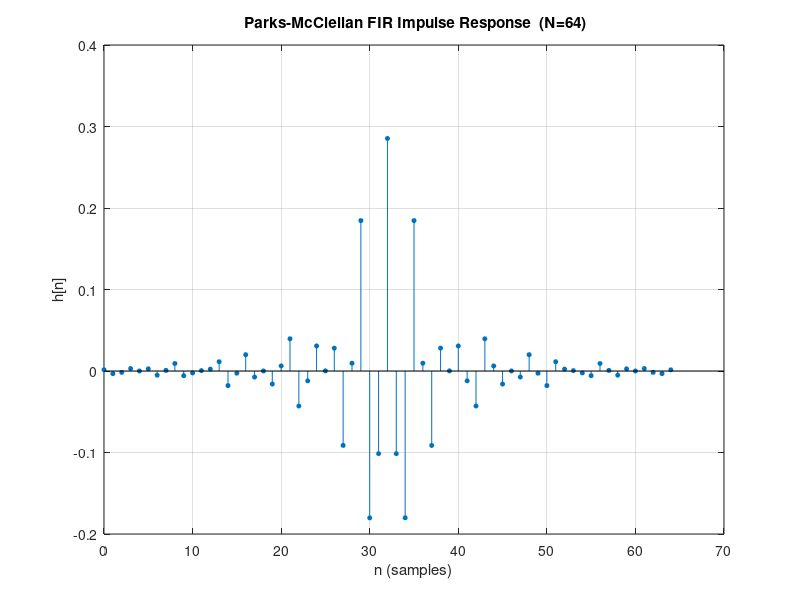
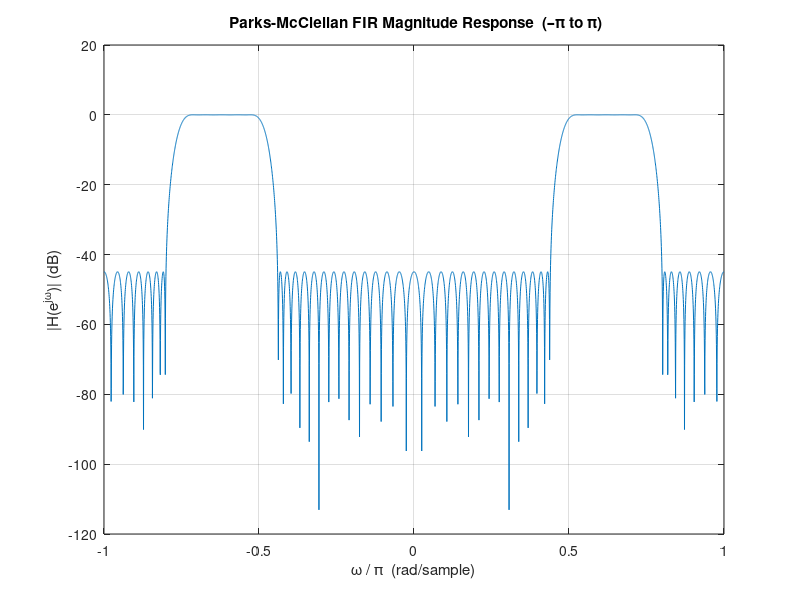

MATLAB code to generate these figures, in order: (Note: this script raises an error after producing the figures.)
%Index number is 259139E
%Initial Parameters

%A=1 B=3 C=9
A=1;
B=3;
C=9;
%Maximum Passband Ripple
A_p=0.03+(0.01*A); %in dB
%Minimum Stopband attenuation
A_a=40+B; %in dB
%Lower passband edge (W_p1)
W_p1=(C*100)+400; %rad/s
%Upper passband edge
W_p2=(C*100)+900; %rad/s
%Lower stopband edge (W_a1)
W_a1=(C*100)+200; %rad/s
%Upperstopband edge (W_a2)
W_a2=(C*100)+1100; %rad/s
 %Sampling Frequency in rad/s
W_s= 2*((C*100)+1600) ;
% Finding Nyquist Frequency
Nyquist=W_s/2; %in rad/s

s=Nyquist/pi; % Sampling frequency in Hz
T=1/s; %Sampling period

%Normalizing frequencies
wp1=W_p1*T;
wp2=W_p2*T;
wa1=W_a1*T;
wa2=W_a2*T;

fprintf('Maximum Passband Ripple = %.2f\n', A_p);
fprintf('Minimum Stopband attenuation = %.2f\n', A_a);
fprintf('Normalized Lower passband edge = %.4f\n', wp1);
fprintf('Normalized upper passband edge = %.4f\n', wp2);
fprintf('Normalized lower stopband edge = %.4f\n', wa1);
fprintf('Normalized upper stopband edge = %.4f\n', wa2);


%dB to linear conversion
delta_p=(10^(A_p/20)-1)/(10^(A_p/20)+1);  %Maximum passband deviation (linear)
delta_s=(10^(-A_a/20));                    %Maximum stopband deviation (lieanr)
delta=min(delta_s,delta_p);%worst case deviation for kaiser rod
fprintf('Deviation in passband = %.5f\n', delta_p);
fprintf('Deviation in stopband = %.5f\n', delta_s);
fprintf('Delta = %.4f\n', delta);


%% Parks-McClellan method

f_edges = [wa1 wp1 wp2 wa2]/pi; % defining band edges
mags = [0 1 0]; %desired magnitudes in stop band, passband and stop band
devs = [delta_s delta_p delta_s]; %Maximum allowed deviations in each band


%[n,fo,ao,w] = firpmord(f,a,dev) returns the order estimate n, normalized frequency band edges fo, frequency band amplitudes ao, and weights w that meet input specifications f, a, and dev.
[N_pm, fo_pm, ao_pm, w_pw]=firpmord(f_edges, mags, devs);
fprintf('Oder of the filter = %.2f\n', N_pm);
%Validate order of filter is even

if mod(N_pm, 2) ~= 0
    N_pm = N_pm + 1;  % Ensure even filter order for linear-phase bandpass FIR
end
% fprintf('edge = %.2f\n', f_edges);


%print calculated order
fprintf('Oder of the filter = %.2f\n', N_pm);

%Compute coefficients of filter (Impulse response - As per first filter
%design lecture)
h_filter=firpm(N_pm, fo_pm, ao_pm, w_pw);

% 2 a)Plot the impulse response ---
figure('Name', 'Parks-McClellan method Impulse Response');
stem(0:N_pm, h_filter, 'filled', 'MarkerSize', 3);        % Stem plot of PM filter impulse response
xlabel('n (samples)');                                    % x-axis label
ylabel('h[n]');                                           % y-axis label
title(sprintf(' Parks-McClellan FIR Impulse Response  (N=%d)', N_pm));  % Title with order
grid on;                          % Enable grid


% 2 b) Plot magnitude response from -pi to pi 
Nfft = 4096; 
[H_pm, w_pm_vec] = freqz(h_filter, 1, Nfft, 'whole');  % Compute frequency response over [0, 2pi)
w_pm_shifted = w_pm_vec - pi;    % Shift frequency axis to [-pi, pi)
H_pm_shifted = fftshift(H_pm); % Rearrange H to match shifted frequency axis
 
figure('Name', 'Parks-McClellan method Magnitude Response');   
plot(w_pm_shifted/pi, 20*log10(abs(H_pm_shifted))); % Magnitude in dB
xlabel('\omega / \pi  (rad/sample)');                                   
ylabel('|H(e^{j\omega})| (dB)');                                        
title(' Parks-McClellan FIR Magnitude Response  (–\pi to \pi)'); 
grid on;                                                                
xlim([-1 1]);                                                            % Show full normalised range
yline(-A_p, 'r--', 'Passband limit');   % Dashed red line at passband ripple limit
yline(-A_a, 'b--', 'Stopband limit');  % Dashed blue line at stopband attenuation limit


% 2 c) Plot  magnitude response for the frequencies in the passband.
figure('Name', 'Parks-McClellan method Passband'); 
w_pb_idx = (w_pm_vec >= wp1) & (w_pm_vec <= wp2);  % Same as the task 1
plot(w_pm_vec(w_pb_idx), 20*log10(abs(H_pm(w_pb_idx))));       % Plot passband only (reuse index from Part 1c)
xlabel('\omega (rad/sample)');                                  
ylabel('|H(e^{j\omega})| (dB)');                              
title('Parks-McClellan FIR Passband ');        
grid on;                                                       
xline(wp1, 'r--');  %  lower passband edge
xline(wp2, 'r--');  %  upper passband edge
